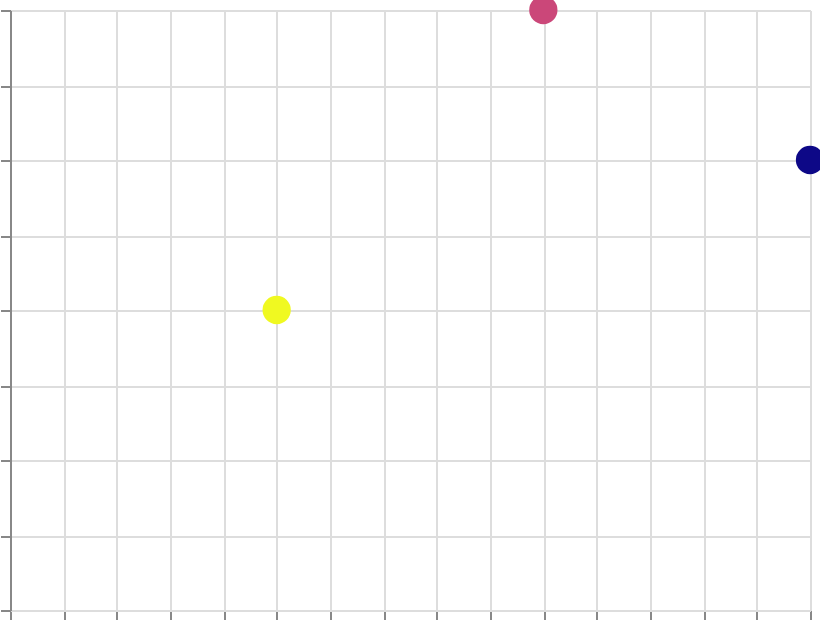

The specification (Vega-Lite) saved for this image:
### Vega specification from a JSON file in a GitHub repository (floating-point values rounded to 4 significant figures)
{"$schema": "https://vega.github.io/schema/vega/v6.json", "width": 400, "height": 300, "padding": 5, "autosize": "none", "data": [{"name": "table", "values": [{"x": 1, "y": 2, "val": 10}, {"x": 2, "y": 4, "val": 50}, {"x": 3, "y": 3, "val": 90}]}], "scales": [{"name": "x", "type": "linear", "domain": {"data": "table", "field": "x"}, "range": "width", "nice": true}, {"name": "y", "type": "linear", "domain": {"data": "table", "field": "y"}, "range": [{"signal": "height"}, 0], "nice": true}, {"name": "color", "type": "linear", "domain": {"data": "table", "field": "val"}, "reverse": true, "range": {"scheme": "plasma"}}], "marks": [{"type": "symbol", "from": {"data": "table"}, "encode": {"update": {"x": {"scale": "x", "field": "x"}, "y": {"scale": "y", "field": "y"}, "size": {"value": 200}, "fill": {"scale": "color", "field": "val"}}}}], "axes": [{"scale": "x", "orient": "bottom", "grid": true, "labels": false}, {"scale": "y", "orient": "left", "grid": true, "labels": false}], "legends": [{"fill": "color"}]}
